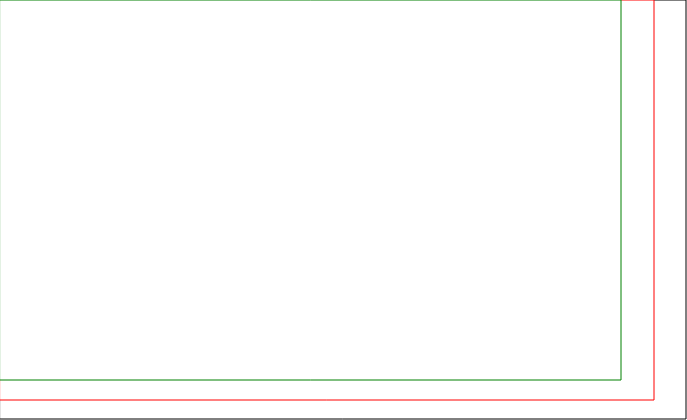
Frame 1 (no input)
Frame 60 (no input): identical to frame 1, image omitted
Frame 120 (the mouse pressed at the canvas centre since frame 60): identical to frame 1, image omitted

The p5.js sketch that drew this single still picture (run headless with seeded random() and noise() and a simulated clock; from frame 60 on, the mouse is pressed at the canvas centre):

// p5.js sketch
// ── sketch.js
// Print dimensions - good to keep ratios as variables throughout!
var cardW = 654;
var cardH = 400;

// additional bleed and padding %
var bleedPadW = Math.round(cardW*0.05);
var bleedPadH = Math.round(cardH*0.05);


function setup() {
	createCanvas(cardW+bleedPadW, cardH+bleedPadH); //width and height of my canvas
	stroke("black");
	rect(0, 0, cardW+bleedPadW-1, cardH+bleedPadH-1); // minus one to make it visible inside canvas
	stroke("red");
	rect(0, 0, cardW, cardH); // not centered
	stroke("green");
	rect(0, 0, cardW-bleedPadW, cardH-bleedPadH); // not centered
	
}

function draw() {

}
